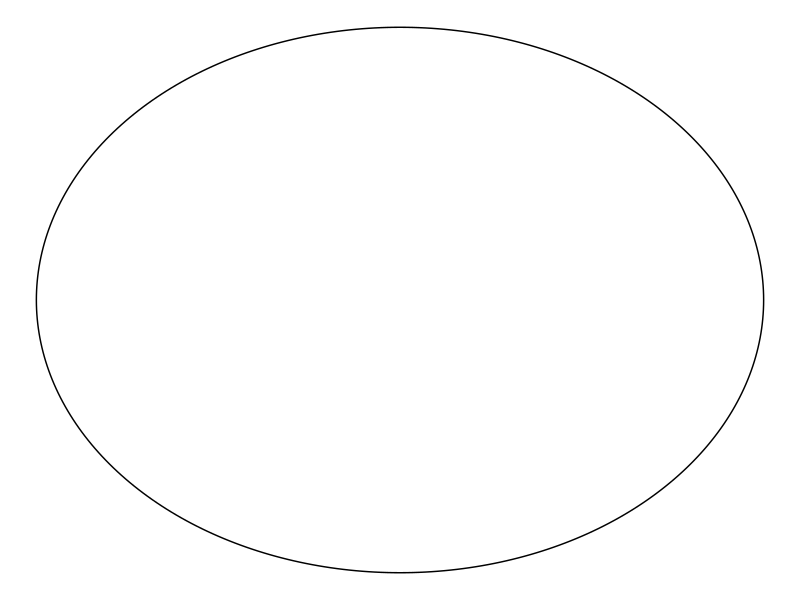
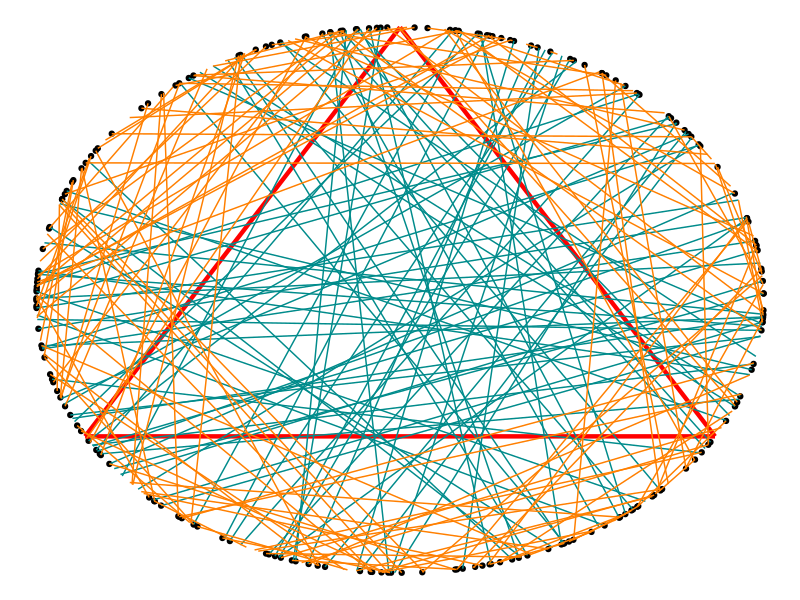
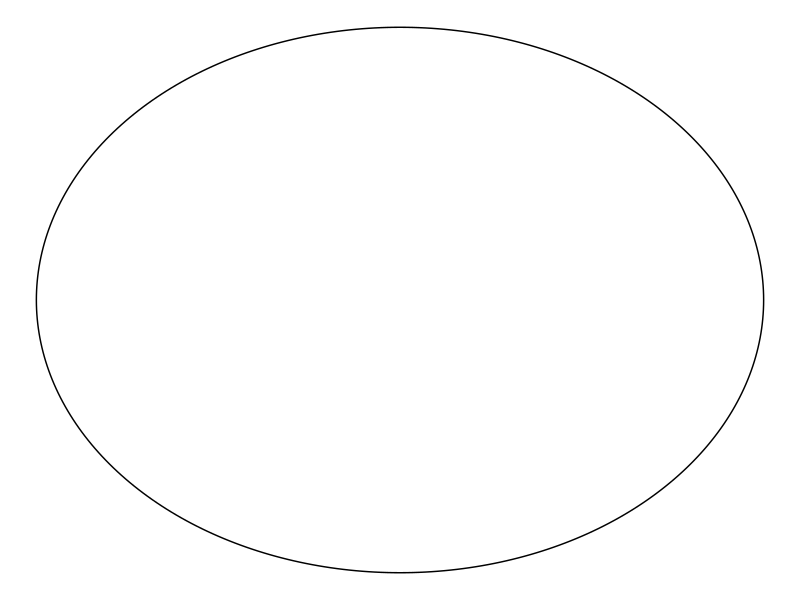
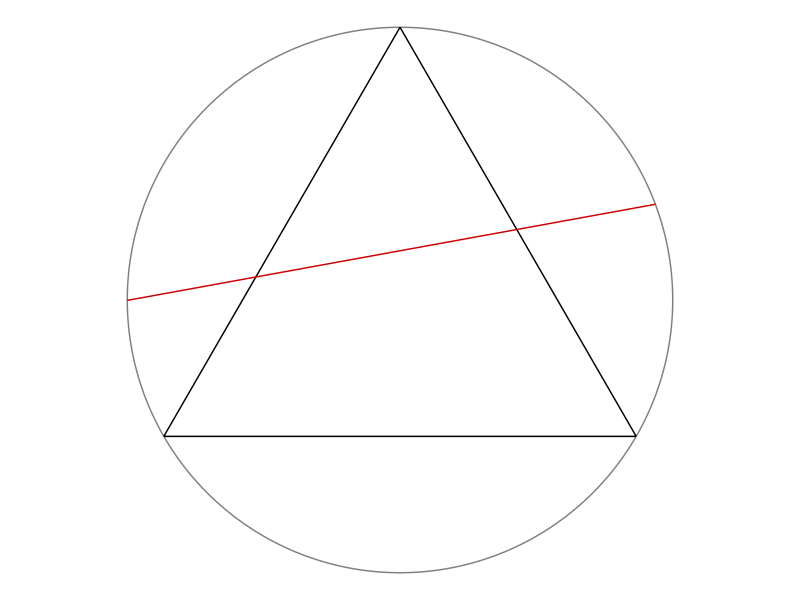

Recreate these plots in R, in order.
# Instruction to students: You may clear the code in this file and replace it
# with your own.

library(tidyverse)
library(ggforce)
theme_set(theme_void())

# Draw a random chord in a unit circle centred at origin -----------------------

# Coordinates of equilateral triangle
eqtri_df <- tibble(
  x    = c(0, sqrt(3) / 2, -sqrt(3) / 2),
  y    = c(1, -0.5, -0.5),
  xend = c(sqrt(3) / 2, -sqrt(3) / 2, 0),
  yend = c(-0.5, -0.5, 1)
)

# Coordinates of random chord
rdmchr_df <- tibble(
  x    = 0.93636368,
  y    = 0.35103142,
  xend = -0.9999991,
  yend = -0.001326758
)

# Plot
p <- ggplot() +
  ggforce::geom_circle(aes(x0 = 0, y0 = 0, r = 1), col = "gray50") +
  geom_segment(data = eqtri_df, aes(x = x, y = y, xend = xend, yend = yend)) +
  geom_segment(data = rdmchr_df, aes(x = x, y = y, xend = xend, yend = yend),
               col = "red3") +
  coord_equal()

ggsave(p, file = "plot.png", height = 5, width = 7)

# Plot a circle
library(ggplot2)
library(ggforce)

data_circle <- data.frame(x0 = 0,
                          y0 = 0,
                          r = 1)

ggplot(data = data_circle, aes(x = x0, y = y0)) + 
  geom_circle(data = data_circle, aes(x0 = x0, y0 = y0, r=r))

# METHOD A (Random Endpoints) --------------------------------------------------
library(tidyverse)
library(ggforce)
library(ggplot2)
library(dplyr)

n <- 200 # number of chords - can change this

theta_1 <- runif(n, 0, 2*pi)
theta_2 <- runif(n, 0, 2*pi)
endpoint <- tibble(
  x1 = cos(theta_1),
  y1 = sin(theta_1),
  x2 = cos(theta_2),
  y2 = sin(theta_2))

eqtri_df <- tibble(
  x    = c(0, sqrt(3) / 2, -sqrt(3) / 2),
  y    = c(1, -0.5, -0.5),
  xend = c(sqrt(3) / 2, -sqrt(3) / 2, 0),
  yend = c(-0.5, -0.5, 1))

circle <- mutate(.data = endpoint, l = sqrt((x2 - x1)^2 + (y2 - y1)^2)) # add new column l

eqtri_df_new <- mutate(.data = eqtri_df, s = sqrt((xend - x)^2 + (yend - y)^2)) # add new column s

final_eqtri_df_new <- slice(.data = eqtri_df_new, 1) # only need 1 row as reference

s <- final_eqtri_df_new$s

final_table <- bind_cols(circle, s)
colnames(final_table)[6]  <- "s"

compare <- select(.data = final_table, l, s)
longer <- filter(.data = final_table, l > s)
shorter <- filter(.data = final_table, l < s)
print(longer)
chords_longer <- print(nrow(longer))

ggplot(data = endpoint, aes(x = x1, y = y1)) +
  #ggplot(data = data_circle, aes(x = x0, y = y0)) +
  #geom_circle(data = data_circle, aes(x0 = x0, y0 = y0, r=r)) +
  geom_point() + 
  geom_segment(data = eqtri_df, aes(x = x, y = y, xend = xend, yend = yend), col = "red", lwd = 1.5) +
  geom_segment(data = longer , aes(x = x1, y = y1, xend = x2, yend = y2), col = "darkcyan") + 
  geom_segment(data = shorter , aes(x = x1, y = y1, xend = x2, yend = y2), col = "darkorange1") 
#+
 #  + 
 # geom_circle(data = data_circle, aes(x0 = x0, y0 = y0, r=r))

# Using Principle of Indifference
prob = chords_longer/n
print(prob)

# METHOD B (Random Radial Points) ----------------------------------------------
library(tidyverse)
library(ggforce)
library(ggplot2)
library(dplyr)

data_circle <- data.frame(x0 = 0,
                          y0 = 0,
                          r = 1)

ggplot(data = data_circle, aes(x = x0, y = y0)) + 
  geom_circle(data = data_circle, aes(x0 = x0, y0 = y0, r=r))


# METHOD C (Random Midpoints) --------------------------------------------------
